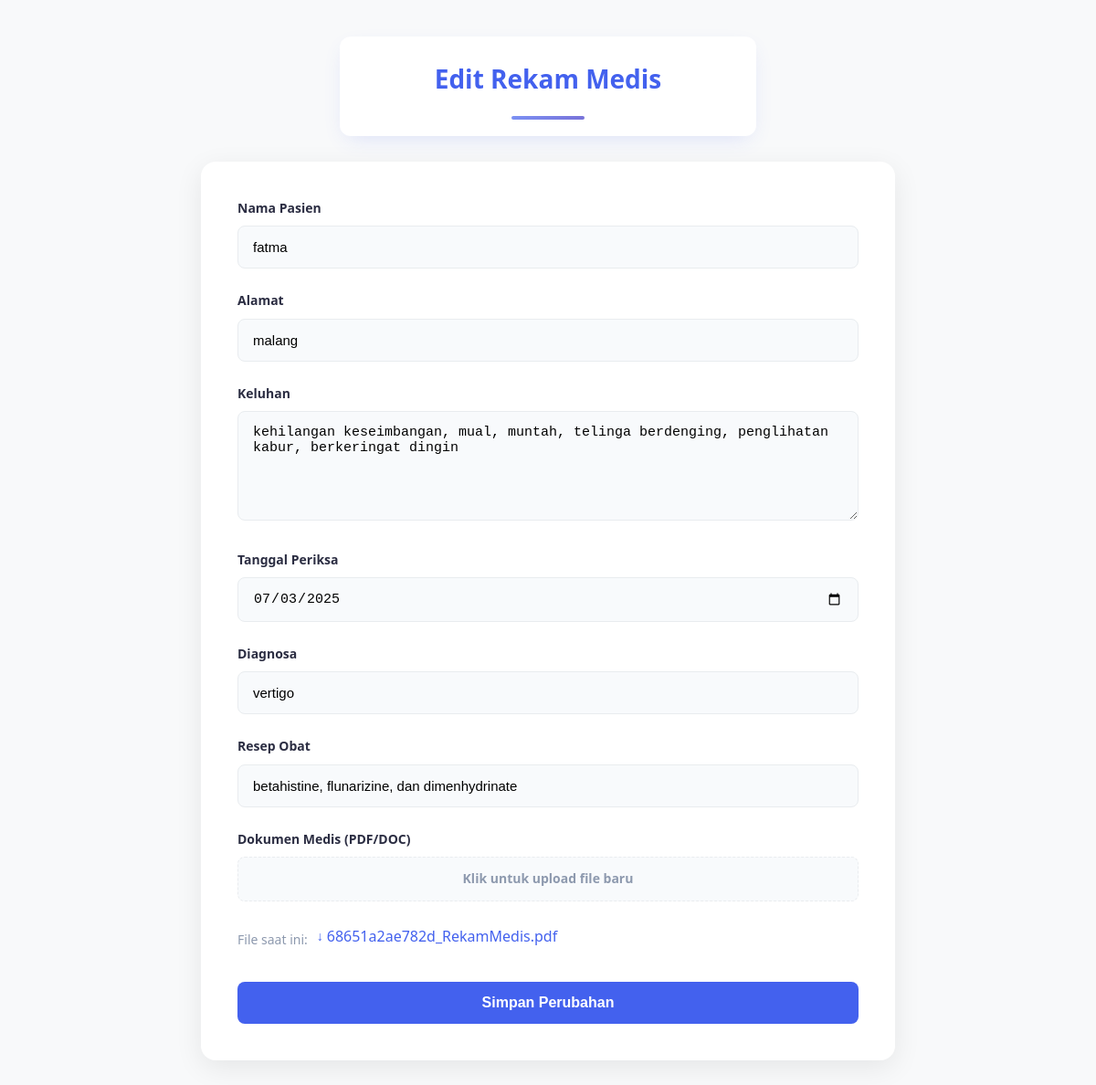
/pages/edit.php?id=5, run on the app's committed database.
### tables this page shows
CREATE TABLE `rekam_medis` (
  `id` int(11) NOT NULL,
  `nama` varchar(100) NOT NULL,
  `alamat` varchar(255) NOT NULL,
  `keluhan` text DEFAULT NULL,
  `tanggal_periksa` date NOT NULL,
  `diagnosa` text DEFAULT NULL,
  `resep_obat` varchar(200) DEFAULT NULL,
  `file_upload` varchar(255) DEFAULT NULL
);

### pages/edit.php (the view, shortened to what this page needs)
<?php
include('config/koneksi.php');
$id = $_GET['id'];
$result = mysqli_query($koneksi, "SELECT * FROM rekam_medis WHERE id='$id'");
$row = mysqli_fetch_assoc($result);
?>
<!DOCTYPE html>
<html>
<head>
</head>
<body>
  <div class="container">
    <h1 class="center-shadow">Edit Rekam Medis</h1>
    <div class="form-card">
      <form action="" method="post" enctype="multipart/form-data">
        <div class="form-group">
          <label>Nama Pasien</label>
          <input type="text" name="nama" required value="<?= htmlspecialchars($row['nama']); ?>">
        </div>
        <div class="form-group">
          <label>Alamat</label>
          <input type="text" name="alamat" required value="<?= htmlspecialchars($row['alamat']); ?>">
        </div>
        <div class="form-group">
          <label>Keluhan</label>
          <textarea name="keluhan" required><?= htmlspecialchars($row['keluhan']); ?></textarea>
        </div>
        <div class="form-group">
          <label>Tanggal Periksa</label>
          <input type="date" name="tanggal_periksa" value="<?= htmlspecialchars($row['tanggal_periksa']); ?>" required>
        </div>
        <div class="form-group">
          <label>Diagnosa</label>
          <input type="text" name="diagnosa" required value="<?= htmlspecialchars($row['diagnosa']); ?>">
        </div>
        <div class="form-group">
          <label>Resep Obat</label>
          <input type="text" name="resep_obat" required value="<?= htmlspecialchars($row['resep_obat']); ?>">
        </div>
        <div class="form-group">
          <label>Dokumen Medis (PDF/DOC)</label>
          <div class="custom-file-input">
            <label class="file-input-label">
              Klik untuk upload file baru
            </label>
          </div>
          <?php if (!empty($row['file_upload'])): ?>
            <div class="file-upload-container">
              <span class="file-name">File saat ini:</span>
              <a href="uploads/<?= htmlspecialchars($row['file_upload']); ?>" target="_blank"><?= htmlspecialchars($row['file_upload']); ?></a>
            </div>
          <?php endif; ?>
        </div>
        <button type="submit" name="submit" value="simpan">Simpan Perubahan</button>
      </form>
    </div>
  </div>
</body>
</html>

### pages/edit.php (style rules this page uses)
:root { --primary: #4361ee; --primary-dark: #3f37c9; --secondary: #3a86ff; --danger: #f72585; --danger-dark: #c9184a; --success: #4cc9f0; --success-dark: #4895ef; --text: #2b2d42; --text-light: #8d99ae; --bg: #f8f9fa; --card-bg: #ffffff; --border: #e9ecef; }
* { margin: 0; padding: 0; box-sizing: border-box; }
body { font-family: 'Poppins', 'Segoe UI', Roboto, sans-serif; background-color: var(--bg); color: var(--text); line-height: 1.6; padding: 0; margin: 0; }
.container { max-width: 800px; margin: 40px auto; padding: 0 20px; }
.form-card { background: var(--card-bg); border-radius: 16px; box-shadow: 0 8px 30px rgba(0, 0, 0, 0.08); padding: 40px; margin-top: 20px; }
h1 { color: var(--primary); font-size: 28px; font-weight: 700; margin-bottom: 10px; text-align: center; }
.form-group { margin-bottom: 24px; }
label { display: block; margin-bottom: 8px; font-weight: 600; color: var(--text); font-size: 14px; }
input[type="text"], input[type="date"], input[type="file"], textarea { width: 100%; padding: 14px 16px; border: 1px solid var(--border); border-radius: 8px; font-size: 15px; transition: all 0.3s ease; background-color: #f8fafc; }
textarea { min-height: 120px; resize: vertical; }
.file-upload-container { margin-top: 8px; display: flex; align-items: center; }
.file-upload-container a { color: var(--primary); text-decoration: none; font-weight: 500; margin-left: 10px; display: flex; align-items: center; }
.file-upload-container a::before { content: "↓"; margin-right: 4px; font-size: 14px; }
button[type="submit"] { background: var(--primary); color: white; border: none; padding: 14px 24px; border-radius: 8px; font-size: 16px; font-weight: 600; cursor: pointer; width: 100%; transition: all 0.3s ease; margin-top: 10px; }
.custom-file-input { position: relative; overflow: hidden; display: inline-block; width: 100%; }
.file-input-label { display: block; padding: 12px 16px; background: #f8fafc; border: 1px dashed var(--border); border-radius: 8px; text-align: center; color: var(--text-light); cursor: pointer; transition: all 0.3s ease; }
.file-name { margin-top: 8px; font-size: 14px; color: var(--text-light); }
.center-shadow { text-align: center; margin: 0 auto 28px auto; box-shadow: 0 8px 24px -8px rgba(67, 97, 238, 0.18); background: #fff; border-radius: 12px; padding: 24px 0 18px 0; position: relative; width: 60%; }
.center-shadow::after { content: ""; display: block; margin: 18px auto 0 auto; width: 80px; height: 4px; border-radius: 2px; background: linear-gradient(90deg, var(--primary), var(--primary-dark)); opacity: 0.7; }

### data on the page
rekam_medis: nama "fatma", alamat "malang", keluhan "kehilangan keseimbangan, mual, muntah, telinga berdenging, penglihatan kabur, berkeringat dingin", tanggal_periksa "07/03/2025", diagnosa "vertigo", resep_obat "betahistine, flunarizine, dan dimenhydrinate", file_upload "68651a2ae782d_RekamMedis.pdf"
